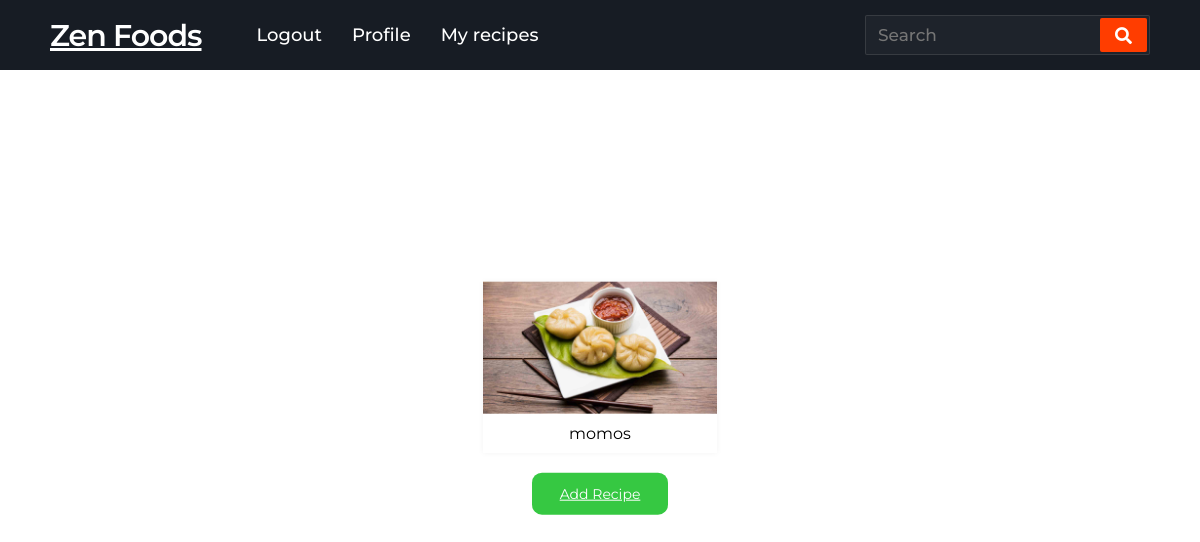
/site/recipes (signed in), run on the app's committed database.
### bezen_app/models.py (models this page shows, shortened)
class Food(models.Model):
    f_id = models.BigAutoField(primary_key=True, null=False, blank=False)
    user = models.ForeignKey(User, on_delete=models.CASCADE)
    f_name = models.CharField(max_length=60, verbose_name='Item name')
    f_description = models.CharField(max_length=200, verbose_name='Description')
    ingredients = models.TextField()
    f_procedure = models.TextField(verbose_name='procedure')
    f_photo = models.ImageField(blank=True, null=True, upload_to = 'food_img', verbose_name='Item Photo')

### bezen_app/views.py (the view)
# urls.py: path('recipes', views.recipes, name='recipes'),
def recipes(request):
    items = Food.objects.filter(user = request.user)
    return render(request, 'recipes_view.html', {'items': items})

### templates/recipes_view.html (shortened to what this page needs)
<!DOCTYPE html>
{% extends 'index.html' %}
{% load static %}
{% block content %}
<link rel="stylesheet" href="{% static 'css/login.css' %}">
<div class="content">
    <section>
        <div class="rt-container">
            <div class="col-rt-12">
                <div class="grid">
                    {% for i in items %}
                    <div class="grid-item">
                        <figure>
                            <a href="{% url 'bezen_app:recipe_details' i.f_id %}"><img src="{{ i.f_photo.url }}"
                                    alt="Recipe"></a>
                            <figcaption>{{ i.f_name }}</figcaption>
                        </figure>
                    </div>
                    {% endfor %}
                </div>
                <a class="btn btn-outline-add" href="{% url 'bezen_app:recipe_add' %}">Add Recipe</a>
            </div>
        </div>
    </section>
</div>
{% endblock %}

### static/css/style.css (style rules this page uses)
* { margin: 0; padding: 0; outline: none; box-sizing: border-box; font-family: 'Montserrat', sans-serif; }
.content { position: absolute; top: 50%; left: 50%; text-align: center; transform: translate(-50%, -50%); }
.content { position: absolute; top: 50%; left: 50%; transform: translate(-50%, -50%); }
.btn { background-color: transparent; color: #fff; border: none; padding: 12px 28px; text-align: center; display: inline-block; font-size: 14px; margin: 4px 2px; transition-duration: 0.4s; cursor: pointer; border-radius: 10px; }
.btn-outline-add { color: #fff; background-color: rgb(54, 200, 66); }

### static/css/login.css (style rules this page uses)
body { background: url('https://images.pexels.com/photos/5695940/pexels-photo-5695940.jpeg?auto=compress&cs=tinysrgb&w=900&h=500&dpr=2'); font-family: Assistant, sans-serif; }

### templates/recipes_view.html (style rules this page uses)
*, *:before, *:after { box-sizing: border-box; }
.grid { max-width: 1000px; margin: 0 auto; display: -webkit-box; display: -ms-flexbox; display: flex; -ms-flex-wrap: wrap; flex-wrap: wrap; -webkit-box-pack: center; -ms-flex-pack: center; justify-content: center; }
.grid-item { min-width: 250px; max-width: 250px; -webkit-box-flex: 1; -ms-flex: 1 1 250px; flex: 1 1 250px; padding-left: .5rem; padding-right: .5rem; margin-bottom: 1rem; }
.grid-item figure { padding: 0; margin: 0; box-shadow: 0px 0px 6px 0px rgba(0, 0, 0, 0.05); }
.grid-item figure img { display: block; max-width: 100%; }
.grid-item figcaption { display: block; padding: .625rem .5rem; background: #fff; }
.rt-container { margin: 20px; }
figcaption { color: black; }

### data on the page
Food: f_photo (picture), f_name "momos"
